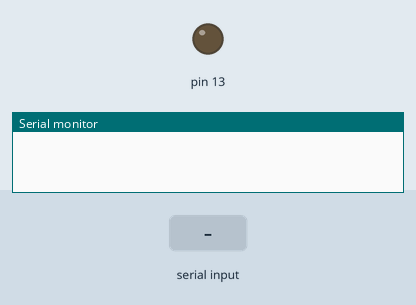
A sketch run on a simulated Arduino Uno, built with avr-gcc and run on an emulated ATmega328P. On the bench: output pins drawn as LEDs (lit = HIGH), the last lines printed to the serial monitor. The inputs (shaded band) are chosen by the test bench.

Above: at 1.2 s.
1.3 s: "a" received over Serial
At 3.0 s:
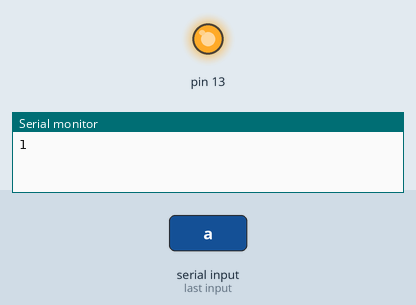
3.5 s: "1" received over Serial
At 4.5 s:
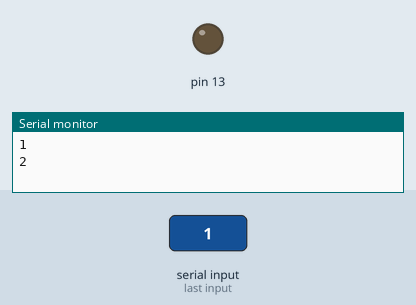
Timing chart, 0 to 6.5 s (numbered marks = the images above; inputs shaded):
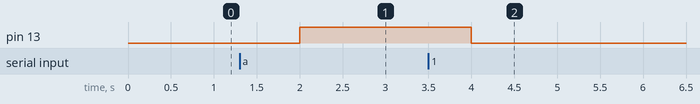

The sketch:

labview_serialreceive.ino
```cpp
int buttonCount=0;

void setup() {
  // put your setup code here, to run once:
  Serial.begin(9600);
  //Serial.println("Waiting for LabView commands...");

  pinMode(13,OUTPUT);
}

void loop() {
  // put your main code here, to run repeatedly:
  if(Serial.available()>0)
  {
    buttonCount++;
    Serial.println(buttonCount);


    byte x=Serial.read();

    if(x=='a')
    {
      digitalWrite(13,HIGH);
    }
    else
    {
      digitalWrite(13,LOW);
    }
  }

  //Serial.println("rom");
  delay(1000);

}
```

Measured:
- after the input at 1.3 s, pin 13: LOW → HIGH after 0.70 s
- after the input at 3.5 s, pin 13: HIGH → LOW after 0.50 s
